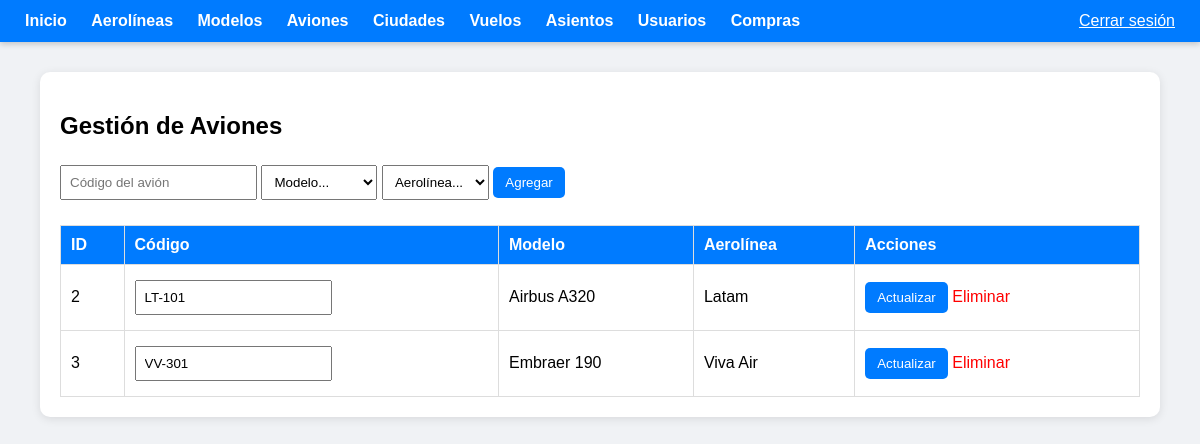
Page /vista/admin/aviones.php (signed in) on the committed database.
### tables this page shows
CREATE TABLE `tb_avion` (
  `id_avion` int(11) NOT NULL,
  `codigo_avion` varchar(50) NOT NULL,
  `modelo_id` int(11) NOT NULL,
  `aerolinea_id` int(11) NOT NULL
);

CREATE TABLE `tb_modelo_avion` (
  `id_modelo_avion` int(11) NOT NULL,
  `nombre_modelo_avion` varchar(100) NOT NULL,
  `filas_modelo_avion` int(11) NOT NULL DEFAULT 6,
  `columnas_modelo_avion` int(11) NOT NULL DEFAULT 4
);

CREATE TABLE `tb_aerolinea` (
  `id_aerolinea` int(11) NOT NULL,
  `nombre_aerolinea` varchar(100) NOT NULL
);

### vista/admin/aviones.php (the view, shortened to what this page needs)
<?php
include 'includes/header.php';
include 'includes/conexion_admin.php';
$result = $conexion->query("SELECT a.*, m.nombre_modelo_avion, ae.nombre_aerolinea
                            FROM tb_avion a
                            JOIN tb_modelo_avion m ON a.modelo_id = m.id_modelo_avion
                            JOIN tb_aerolinea ae ON a.aerolinea_id = ae.id_aerolinea
                            ORDER BY a.id_avion ASC");
?>
<h2>Gestión de Aviones</h2>
<form method="POST">
    <input type="text" name="codigo" placeholder="Código del avión" required>
    <select name="modelo" required>
        <option value="">Modelo...</option>
    </select>
    <select name="aerolinea" required>
        <option value="">Aerolínea...</option>
    </select>
    <input type="submit" name="agregar" value="Agregar">
</form>
<table>
<tr><th>ID</th><th>Código</th><th>Modelo</th><th>Aerolínea</th><th>Acciones</th></tr>
<?php while ($row = $result->fetch_assoc()): ?>
<tr>
<form method="POST">
<td><?= $row['id_avion'] ?></td>
<td><input type="text" name="codigo" value="<?= htmlspecialchars($row['codigo_avion']) ?>"></td>
<td><?= htmlspecialchars($row['nombre_modelo_avion']) ?></td>
<td><?= htmlspecialchars($row['nombre_aerolinea']) ?></td>
<td>
    <input type="submit" name="editar" value="Actualizar">
    <a class="delete" href="?eliminar=<?= $row['id_avion'] ?>" onclick="return confirm('¿Eliminar este avión?')">Eliminar</a>
</td>
</form>
</tr>
<?php endwhile; ?>
</table>
<?php include 'includes/footer.php'; ?>

### vista/admin/includes/header.php (style rules this page uses)
body { font-family: Arial, sans-serif; background: #f0f2f5; margin: 0; }
table { width: 100%; border-collapse: collapse; margin-top: 20px; }
th, td { padding: 10px; border: 1px solid #ddd; text-align: left; }
th { background: #007bff; color: white; }
input, select { padding: 8px; margin: 5px 0; }
input[type=submit], button { background: #007bff; color: white; border: none; border-radius: 5px; padding: 8px 12px; cursor: pointer; }
a.delete { color: red; text-decoration: none; }

### rows in the picture
tb_avion: id_avion "2", codigo "LT-101", modelo.nombre_modelo_avion "Airbus A320", aerolinea.nombre_aerolinea "Latam"
tb_avion: id_avion "3", codigo "VV-301", modelo.nombre_modelo_avion "Embraer 190", aerolinea.nombre_aerolinea "Viva Air"
